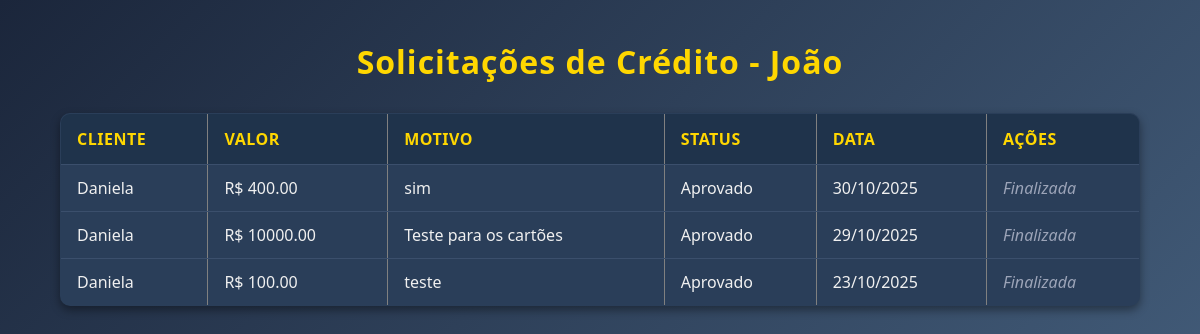
Before: /users/solicitacoes/ (signed in) with the older database file.
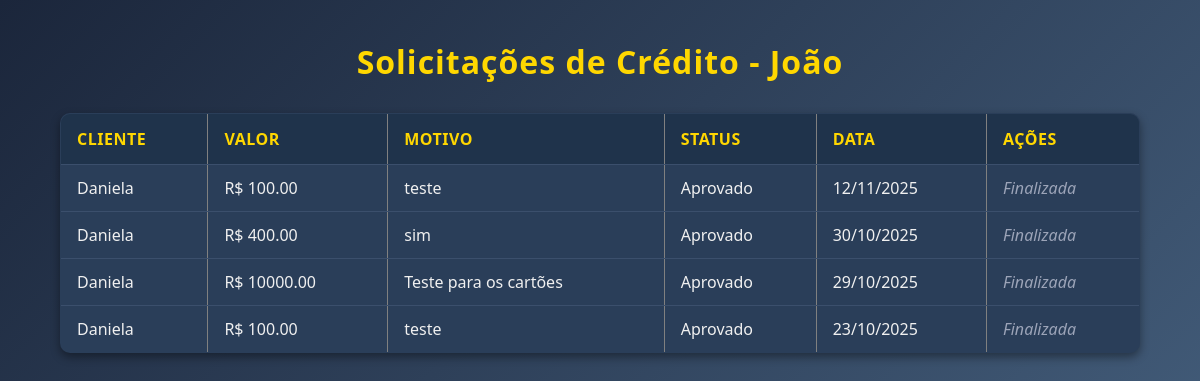
After: the same page with the newer database file.
### users/models.py (models this page shows, shortened)
class SolicitacaoCredito(models.Model):
    STATUS_CHOICES = [
        ('pendente', 'Pendente'),
        ('aprovado', 'Aprovado'),
        ('negado', 'Negado'),
    ]
    cliente = models.ForeignKey(
        Cliente,
        on_delete=models.CASCADE,
        related_name='solicitacoes'
    )
    gerente = models.ForeignKey(
        Gerente,
        on_delete=models.SET_NULL,
        null=True,
        blank=True,
        related_name='solicitacoes_recebidas'
    )
    valor = models.DecimalField(max_digits=10, decimal_places=2)
    motivo = models.TextField()
    data_solicitacao = models.DateTimeField(auto_now_add=True)
    status = models.CharField(max_length=10, choices=STATUS_CHOICES, default='pendente')
    resposta_gerente = models.TextField(blank=True, null=True)

class Cliente(models.Model):
    gerente_responsavel = models.ForeignKey(
        Gerente,
        on_delete=models.SET_NULL,
        null=True,
        blank=True,
        related_name="clientes"
    )
    numero_da_conta = models.CharField(
        max_length=20,
        unique=True,
        default=gerar_numero_conta
    )
    cpf = models.CharField(max_length=14, unique=True, validators=[cpf_validator])
    username = models.CharField(max_length=150)
    email = models.EmailField(unique=True)
    password = models.CharField(max_length=128)
    data_de_nascimento = models.DateField()
    telefone = models.CharField(max_length=14, validators=[telefone_validator])
    data_de_cadastro = models.DateTimeField(auto_now_add=True)
    saldo = models.DecimalField(max_digits=10, decimal_places=2, default=0.00)
    tipo_de_conta = models.CharField(
        max_length=20,
        choices=[
            ('corrente', 'Conta Corrente'),
            ('poupanca', 'Conta Poupança'),
            ('salario', 'Conta Salário'),
        ]
    )
    status_conta = models.CharField(max_length=20, default='ativa')
    admUser = models.BooleanField(default=False)
    creditos = models.DecimalField(max_digits=10, decimal_places=2, default=0.00)

### users/views.py (the view)
# urls.py: path('solicitacoes/', views.lista_solicitacoes_gerente, name='lista_solicitacoes_gerente'),
def lista_solicitacoes_gerente(request):
    gerente_id = request.session.get("user_id")
    gerente = get_object_or_404(Gerente, id=gerente_id)
    solicitacoes = SolicitacaoCredito.objects.filter(gerente=gerente).order_by('-data_solicitacao')
    return render(request, 'users/perfil/gerente/solicitacoes.html', {'gerente': gerente, 'solicitacoes': solicitacoes})

### templates/users/perfil/gerente/solicitacoes.html (shortened to what this page needs)
<!DOCTYPE html>
<html lang="pt-BR">
<head>
    {% load static %}
    <link rel="stylesheet" href="{% static 'perfil/gerente/solicitacoes/style.css' %}">
</head>
<body>
    <h1>Solicitações de Crédito - {{ gerente.nome }}</h1>
    {% if solicitacoes %}
        <table border="1" cellpadding="8">
            <thead>
                <tr>
                    <th>Cliente</th>
                    <th>Valor</th>
                    <th>Motivo</th>
                    <th>Status</th>
                    <th>Data</th>
                    <th>Ações</th>
                </tr>
            </thead>
            <tbody>
                {% for s in solicitacoes %}
                <tr>
                    <td>{{ s.cliente.username }}</td>
                    <td>R$ {{ s.valor }}</td>
                    <td>{{ s.motivo }}</td>
                    <td>{{ s.status|title }}</td>
                    <td>{{ s.data_solicitacao|date:"d/m/Y" }}</td>
                    <td>
                        {% if s.status == "pendente" %}
                            <a href="{% url 'users:responder_solicitacao' s.id %}">Responder</a>
                        {% else %}
                            <em>Finalizada</em>
                        {% endif %}
                    </td>
                </tr>
                {% endfor %}
            </tbody>
        </table>
    {% else %}
        <p>Não há solicitações de crédito no momento.</p>
    {% endif %}
</body>
</html>

Changed rows visible on the page:
added SolicitacaoCredito: cliente.username "Daniela", valor "100.00", motivo "teste", status "Aprovado", data_solicitacao "12/11/2025", shows "Finalizada"
